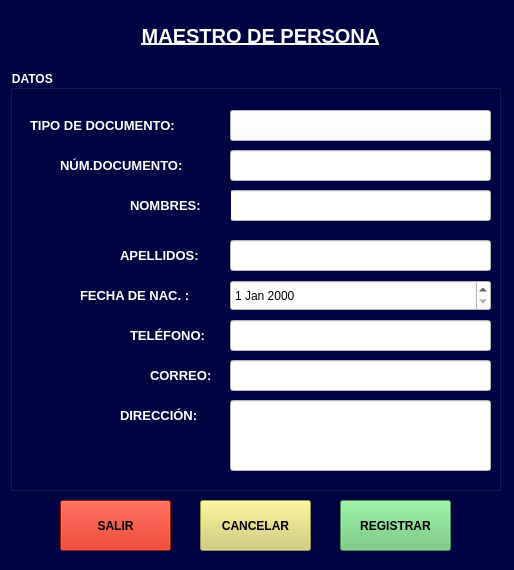
<?xml version="1.0" encoding="UTF-8"?>
<ui version="4.0">
 <class>frmpersona</class>
 <widget class="QMainWindow" name="frmpersona">
  <property name="geometry">
   <rect>
    <x>0</x>
    <y>0</y>
    <width>514</width>
    <height>570</height>
   </rect>
  </property>
  <property name="windowTitle">
   <string>Persona</string>
  </property>
  <property name="styleSheet">
   <string notr="true">background-color: rgb(0, 3, 66);</string>
  </property>
  <widget class="QWidget" name="centralwidget">
   <widget class="QLabel" name="label">
    <property name="geometry">
     <rect>
      <x>40</x>
      <y>20</y>
      <width>441</width>
      <height>31</height>
     </rect>
    </property>
    <property name="font">
     <font>
      <pointsize>15</pointsize>
      <weight>75</weight>
      <italic>false</italic>
      <bold>true</bold>
      <underline>true</underline>
      <strikeout>false</strikeout>
     </font>
    </property>
    <property name="styleSheet">
     <string notr="true">color: rgb(255, 255, 254);</string>
    </property>
    <property name="text">
     <string>MAESTRO DE PERSONA</string>
    </property>
    <property name="alignment">
     <set>Qt::AlignCenter</set>
    </property>
   </widget>
   <widget class="QGroupBox" name="groupBox">
    <property name="geometry">
     <rect>
      <x>10</x>
      <y>70</y>
      <width>491</width>
      <height>421</height>
     </rect>
    </property>
    <property name="font">
     <font>
      <pointsize>9</pointsize>
      <weight>75</weight>
      <bold>true</bold>
     </font>
    </property>
    <property name="styleSheet">
     <string notr="true">color: rgb(255, 255, 254);</string>
    </property>
    <property name="title">
     <string>DATOS </string>
    </property>
    <widget class="QLabel" name="label_3">
     <property name="geometry">
      <rect>
       <x>110</x>
       <y>170</y>
       <width>111</width>
       <height>31</height>
      </rect>
     </property>
     <property name="font">
      <font>
       <pointsize>10</pointsize>
       <weight>75</weight>
       <bold>true</bold>
      </font>
     </property>
     <property name="text">
      <string>APELLIDOS:</string>
     </property>
    </widget>
    <widget class="QLabel" name="label_5">
     <property name="geometry">
      <rect>
       <x>50</x>
       <y>80</y>
       <width>171</width>
       <height>31</height>
      </rect>
     </property>
     <property name="font">
      <font>
       <pointsize>10</pointsize>
       <weight>75</weight>
       <bold>true</bold>
      </font>
     </property>
     <property name="text">
      <string>NÚM.DOCUMENTO:</string>
     </property>
    </widget>
    <widget class="QLineEdit" name="txtapellidos">
     <property name="geometry">
      <rect>
       <x>220</x>
       <y>170</y>
       <width>261</width>
       <height>31</height>
      </rect>
     </property>
     <property name="styleSheet">
      <string notr="true">background-color: rgb(255, 255, 254);
color: rgb(0, 0, 0);</string>
     </property>
    </widget>
    <widget class="QLineEdit" name="txtnumdocumento">
     <property name="geometry">
      <rect>
       <x>220</x>
       <y>80</y>
       <width>261</width>
       <height>31</height>
      </rect>
     </property>
     <property name="styleSheet">
      <string notr="true">background-color: rgb(255, 255, 254);
color: rgb(0, 0, 0);</string>
     </property>
    </widget>
    <widget class="QLabel" name="label_8">
     <property name="geometry">
      <rect>
       <x>20</x>
       <y>40</y>
       <width>201</width>
       <height>31</height>
      </rect>
     </property>
     <property name="font">
      <font>
       <pointsize>10</pointsize>
       <weight>75</weight>
       <bold>true</bold>
      </font>
     </property>
     <property name="text">
      <string>TIPO DE DOCUMENTO:</string>
     </property>
    </widget>
    <widget class="QLabel" name="label_10">
     <property name="geometry">
      <rect>
       <x>140</x>
       <y>290</y>
       <width>81</width>
       <height>31</height>
      </rect>
     </property>
     <property name="font">
      <font>
       <pointsize>10</pointsize>
       <weight>75</weight>
       <bold>true</bold>
      </font>
     </property>
     <property name="text">
      <string>CORREO:</string>
     </property>
    </widget>
    <widget class="QLabel" name="label_11">
     <property name="geometry">
      <rect>
       <x>110</x>
       <y>330</y>
       <width>111</width>
       <height>31</height>
      </rect>
     </property>
     <property name="font">
      <font>
       <pointsize>10</pointsize>
       <weight>75</weight>
       <bold>true</bold>
      </font>
     </property>
     <property name="text">
      <string>DIRECCIÓN:</string>
     </property>
    </widget>
    <widget class="QComboBox" name="cbotipodocumento">
     <property name="geometry">
      <rect>
       <x>220</x>
       <y>40</y>
       <width>261</width>
       <height>31</height>
      </rect>
     </property>
     <property name="styleSheet">
      <string notr="true">background-color: rgb(255, 255, 254);</string>
     </property>
    </widget>
    <widget class="QLineEdit" name="txtcorreo">
     <property name="geometry">
      <rect>
       <x>220</x>
       <y>290</y>
       <width>261</width>
       <height>31</height>
      </rect>
     </property>
     <property name="styleSheet">
      <string notr="true">background-color: rgb(255, 255, 254);
color: rgb(0, 0, 0);</string>
     </property>
    </widget>
    <widget class="QLineEdit" name="txtdireccion">
     <property name="geometry">
      <rect>
       <x>220</x>
       <y>330</y>
       <width>261</width>
       <height>71</height>
      </rect>
     </property>
     <property name="styleSheet">
      <string notr="true">background-color: rgb(255, 255, 254);
color: rgb(0, 0, 0);</string>
     </property>
    </widget>
    <widget class="QLineEdit" name="txtnombres">
     <property name="geometry">
      <rect>
       <x>220</x>
       <y>120</y>
       <width>261</width>
       <height>31</height>
      </rect>
     </property>
     <property name="styleSheet">
      <string notr="true">background-color: rgb(255, 255, 254);
color: rgb(0, 0, 0);</string>
     </property>
    </widget>
    <widget class="QLabel" name="label_2">
     <property name="geometry">
      <rect>
       <x>120</x>
       <y>120</y>
       <width>101</width>
       <height>31</height>
      </rect>
     </property>
     <property name="font">
      <font>
       <pointsize>10</pointsize>
       <weight>75</weight>
       <bold>true</bold>
      </font>
     </property>
     <property name="text">
      <string>NOMBRES:</string>
     </property>
    </widget>
    <widget class="QLabel" name="label_4">
     <property name="geometry">
      <rect>
       <x>70</x>
       <y>210</y>
       <width>151</width>
       <height>31</height>
      </rect>
     </property>
     <property name="font">
      <font>
       <pointsize>10</pointsize>
       <weight>75</weight>
       <bold>true</bold>
      </font>
     </property>
     <property name="text">
      <string>FECHA DE NAC. :</string>
     </property>
    </widget>
    <widget class="QLabel" name="label_9">
     <property name="geometry">
      <rect>
       <x>120</x>
       <y>250</y>
       <width>101</width>
       <height>31</height>
      </rect>
     </property>
     <property name="font">
      <font>
       <pointsize>10</pointsize>
       <weight>75</weight>
       <bold>true</bold>
      </font>
     </property>
     <property name="text">
      <string>TELÉFONO:</string>
     </property>
    </widget>
    <widget class="QLineEdit" name="txttelefono">
     <property name="geometry">
      <rect>
       <x>220</x>
       <y>250</y>
       <width>261</width>
       <height>31</height>
      </rect>
     </property>
     <property name="styleSheet">
      <string notr="true">background-color: rgb(255, 255, 254);
color: rgb(0, 0, 0);</string>
     </property>
    </widget>
    <widget class="QDateEdit" name="dtfechanacimiento">
     <property name="geometry">
      <rect>
       <x>220</x>
       <y>210</y>
       <width>261</width>
       <height>31</height>
      </rect>
     </property>
     <property name="styleSheet">
      <string notr="true">background-color: rgb(255, 255, 254);
color: rgb(0, 0, 0);</string>
     </property>
    </widget>
   </widget>
   <widget class="QPushButton" name="btncancelar">
    <property name="geometry">
     <rect>
      <x>200</x>
      <y>500</y>
      <width>111</width>
      <height>51</height>
     </rect>
    </property>
    <property name="font">
     <font>
      <pointsize>9</pointsize>
      <weight>75</weight>
      <bold>true</bold>
     </font>
    </property>
    <property name="styleSheet">
     <string notr="true">background-color: rgb(209, 205, 106);</string>
    </property>
    <property name="text">
     <string>CANCELAR</string>
    </property>
    <property name="checkable">
     <bool>false</bool>
    </property>
    <property name="autoRepeat">
     <bool>false</bool>
    </property>
    <property name="autoExclusive">
     <bool>false</bool>
    </property>
    <property name="autoDefault">
     <bool>false</bool>
    </property>
    <property name="default">
     <bool>false</bool>
    </property>
    <property name="flat">
     <bool>false</bool>
    </property>
   </widget>
   <widget class="QPushButton" name="btnregistrar">
    <property name="geometry">
     <rect>
      <x>340</x>
      <y>500</y>
      <width>111</width>
      <height>51</height>
     </rect>
    </property>
    <property name="font">
     <font>
      <pointsize>9</pointsize>
      <weight>75</weight>
      <italic>false</italic>
      <bold>true</bold>
      <underline>false</underline>
      <strikeout>false</strikeout>
     </font>
    </property>
    <property name="styleSheet">
     <string notr="true">background-color: rgb(102, 195, 115);</string>
    </property>
    <property name="text">
     <string>REGISTRAR</string>
    </property>
   </widget>
   <widget class="QPushButton" name="btnsalir">
    <property name="geometry">
     <rect>
      <x>60</x>
      <y>500</y>
      <width>111</width>
      <height>51</height>
     </rect>
    </property>
    <property name="font">
     <font>
      <pointsize>9</pointsize>
      <weight>75</weight>
      <bold>true</bold>
     </font>
    </property>
    <property name="styleSheet">
     <string notr="true">background-color: rgb(209, 23, 1);</string>
    </property>
    <property name="text">
     <string>SALIR</string>
    </property>
    <property name="checkable">
     <bool>false</bool>
    </property>
    <property name="autoRepeat">
     <bool>false</bool>
    </property>
    <property name="autoExclusive">
     <bool>false</bool>
    </property>
    <property name="autoDefault">
     <bool>false</bool>
    </property>
    <property name="default">
     <bool>false</bool>
    </property>
    <property name="flat">
     <bool>false</bool>
    </property>
   </widget>
  </widget>
 </widget>
 <resources/>
 <connections/>
</ui>
